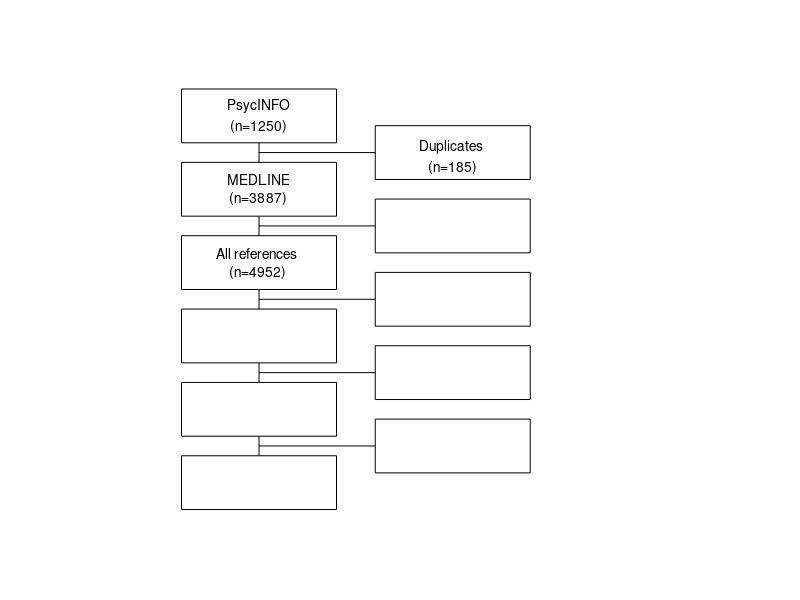

Reproduce this figure in MATLAB.
n = 6;
no_tot = [5137];
nos = [1250, 3887, 185, 0, 0, 0];

%% General settings
tot_h = 500; tot_w = 8;
width = 2; height = 55;
posleft = bsxfun(@times, repmat([1 15 width height], [n,1]), [1, NaN, 1, 1]);
posleft(:,2) = linspace(.8*tot_h, .05*tot_h, n);

%% Check numbers and definen the categories
% if nansum(nos(1:end-1))~=no_tot(1)-no_tot(2)
%     error('the numbers provided is not correct as the sum is not identical')
% else 
    nos = [nos, nansum(nos(1:end-1))];
%end

txt = {sprintf('PsycINFO\n(n=%d)', nos(1)), ...
    sprintf('MEDLINE\n(n=%d)', nos(2)), ...
    sprintf('All references \n(n=%d)', nansum(nos(1:2))-nos(3)), ...
    '', ...
    '', ...
    ''};

txt_right = {sprintf('Duplicates \n(n=%d)', nos(3)), ...
    '', ...
    '', ...
    '', ...
    '', ...
    ''};

%% Define the positions of both columns
posright = bsxfun(@times, repmat([3.5 15 width height], [n-1,1]), [1, NaN, 1, 1]);
iter = 0;
for k = 1:n-1
    iter = iter+1;
    posright(k,2) = posleft(k,2) - abs(diff(posleft(1:2,2))).*.5;
end

%% Start plotting all data
% Start plotting rectangles
figure(1); clf; hold on;
axis off
for k = 1:n
    rectangle('Position', posleft(k,:));
    if k>1
        rectangle('Position', posright(k-1,:));
        text(posright(k-1,1)+width/2, posleft(k-1,2)-height/4, txt_right{k-1}, 'HorizontalAlignment', 'Center')
    end
    text(posleft(k,1)+width/2, posleft(k,2)+height/2, txt{k}, 'HorizontalAlignment', 'Center')
end
axis([0 tot_w 0 tot_h])

% Start plotting arrows
for k = 1:n-1
    line([1 1].*posleft(1,1)+.5*width, [posleft(k,2) posleft(k+1,2)+height], 'Color', 'k');
    line([posleft(k,1)+.5*width, posright(k,1)], [1 1].*posright(k,2)+height/2, 'Color', 'k');
end
